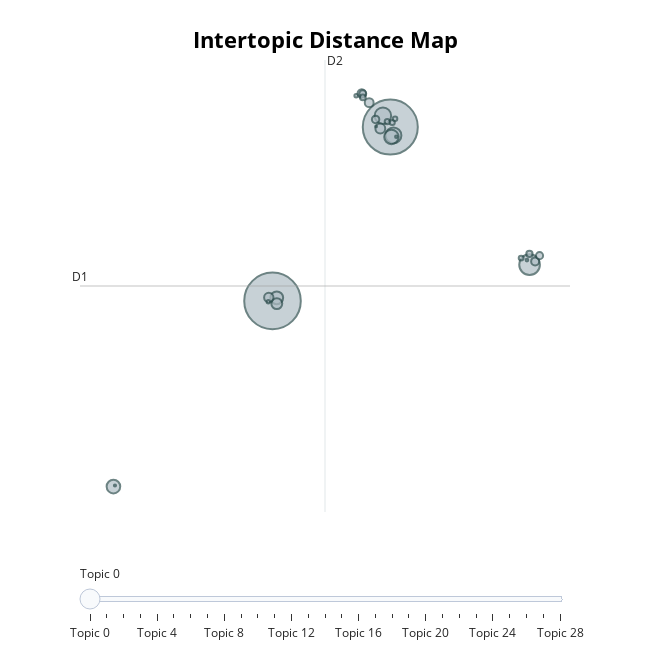

This figure's notebook cell:
### Code cell
topic_model = topic_model.reduce_topics(docs, nr_topics=30)
topic_model.visualize_topics()

### Figure 1 — Plotly figure (JSON) as saved in the notebook; plotly's stock layout.template omitted (floating-point values rounded to 4 significant figures)
{"data": [{"customdata": [[0, "like | one | bosses | enemies | get", 10984], [1, "good | best | hate | bad | yes", 10389], [2, "sun | praise | amana | shrine | curse", 1462], [3, "gud | git | gavlan | ez | gg", 934], [4, "love | ii | pain | sex | cry", 870], [5, "died | die | simulator | would | prepare", 716], [6, "de | que | jogo | el | la", 636], [7, "hitboxes | roll | stance | hit | hitbox", 561], [8, "elden | ring | better | play | like", 409], [9, "buy | skip | credits | money | refund", 334], [10, "adp | adaptability | level | stat | lvl", 298], [11, "poo | dogshit | dog | fart | pog", 271], [12, "hole | tongue | try | horse | finger", 240], [13, "seek | lest | bearer | bear | beyond", 221], [14, "peak | ii | hiking | answered | mountain", 188], [15, "iron | keep | hate | never | go", 174], [16, "goat | rat | goated | rats | pigs", 163], [17, "skeleton | give | hurrah | feet | message", 134], [18, "fatty | gut | sugar | cup | bowl", 118], [19, "dank | guess | chad | ok | alright", 91], [20, "trust | wary | lie | dont | lied", 88], [21, "frigid | outskirts | go | fuck | outskirtsi", 82], [22, "message | ahead | chest | wall | illusory", 70], [23, "fashion | swag | best | finest | tbh", 43], [24, "son | brought | father | spend | together", 40], [25, "john | ii | darkest | every | ket", 25], [26, "enjoyer | average | ii | bert | player", 20], [27, "spiel | nicht | das | ist | aber", 16], [28, "april | fools | joke | released | st", 11]], "hovertemplate": "<b>Topic %{customdata[0]}</b><br>%{customdata[1]}<br>Size: %{customdata[2]}", "legendgroup": "", "marker": {"color": "#B0BEC5", "line": {"color": "DarkSlateGrey", "width": 2}, "size": [10984, 10389, 1462, 934, 870, 716, 636, 561, 409, 334, 298, 271, 240, 221, 188, 174, 163, 134, 118, 91, 88, 82, 70, 43, 40, 25, 20, 16, 11], "sizemode": "area", "sizeref": 6.865, "symbol": "circle"}, "mode": "markers", "name": "", "orientation": "v", "showlegend": false, "type": "scatter", "x": [-3.571, 3.016, 10.81, 2.603, 3.192, 3.081, -12.47, -3.333, -3.331, 2.458, -3.78, 1.836, 1.418, 11.12, 2.195, 11.36, 1.478, 10.8, 1.481, 2.847, 3.128, 10.34, 3.284, 1.108, -3.807, 10.66, 3.352, -12.38, 2.223], "xaxis": "x", "y": [1.262, 14.85, 4.095, 15.74, 14.2, 14.08, -13.25, 1.504, 1.05, 14.74, 1.528, 16.76, 17.47, 4.349, 15.45, 4.799, 17.46, 4.931, 17.17, 15.27, 15.2, 4.604, 15.5, 17.3, 1.191, 4.45, 14.09, -13.17, 14.9], "yaxis": "y"}], "layout": {"annotations": [{"showarrow": false, "text": "D1", "x": -14.34, "y": 2.425, "yshift": 10}, {"showarrow": false, "text": "D2", "x": -0.6355, "xshift": 10, "y": 20.09}], "height": 650, "hoverlabel": {"bgcolor": "white", "font": {"family": "Rockwell", "size": 16}}, "legend": {"itemsizing": "constant", "tracegroupgap": 0}, "margin": {"t": 60}, "shapes": [{"line": {"color": "#CFD8DC", "width": 2}, "type": "line", "x0": -0.6355, "x1": -0.6355, "y0": -15.24, "y1": 20.09}, {"line": {"color": "#9E9E9E", "width": 2}, "type": "line", "x0": -14.34, "x1": 13.07, "y0": 2.425, "y1": 2.425}], "sliders": [{"active": 0, "pad": {"t": 50}, "steps": [{"args": [{"marker.color": [["red", "#B0BEC5", "#B0BEC5", "#B0BEC5", "#B0BEC5", "#B0BEC5", "#B0BEC5", "#B0BEC5", "#B0BEC5", "#B0BEC5", "#B0BEC5", "#B0BEC5", "#B0BEC5", "#B0BEC5", "#B0BEC5", "#B0BEC5", "#B0BEC5", "#B0BEC5", "#B0BEC5", "#B0BEC5", "#B0BEC5", "#B0BEC5", "#B0BEC5", "#B0BEC5", "#B0BEC5", "#B0BEC5", "#B0BEC5", "#B0BEC5", "#B0BEC5"]]}], "label": "Topic 0", "method": "update"}, {"args": [{"marker.color": [["#B0BEC5", "red", "#B0BEC5", "#B0BEC5", "#B0BEC5", "#B0BEC5", "#B0BEC5", "#B0BEC5", "#B0BEC5", "#B0BEC5", "#B0BEC5", "#B0BEC5", "#B0BEC5", "#B0BEC5", "#B0BEC5", "#B0BEC5", "#B0BEC5", "#B0BEC5", "#B0BEC5", "#B0BEC5", "#B0BEC5", "#B0BEC5", "#B0BEC5", "#B0BEC5", "#B0BEC5", "#B0BEC5", "#B0BEC5", "#B0BEC5", "#B0BEC5"]]}], "label": "Topic 1", "method": "update"}, {"args": [{"marker.color": [["#B0BEC5", "#B0BEC5", "red", "#B0BEC5", "#B0BEC5", "#B0BEC5", "#B0BEC5", "#B0BEC5", "#B0BEC5", "#B0BEC5", "#B0BEC5", "#B0BEC5", "#B0BEC5", "#B0BEC5", "#B0BEC5", "#B0BEC5", "#B0BEC5", "#B0BEC5", "#B0BEC5", "#B0BEC5", "#B0BEC5", "#B0BEC5", "#B0BEC5", "#B0BEC5", "#B0BEC5", "#B0BEC5", "#B0BEC5", "#B0BEC5", "#B0BEC5"]]}], "label": "Topic 2", "method": "update"}, {"args": [{"marker.color": [["#B0BEC5", "#B0BEC5", "#B0BEC5", "red", "#B0BEC5", "#B0BEC5", "#B0BEC5", "#B0BEC5", "#B0BEC5", "#B0BEC5", "#B0BEC5", "#B0BEC5", "#B0BEC5", "#B0BEC5", "#B0BEC5", "#B0BEC5", "#B0BEC5", "#B0BEC5", "#B0BEC5", "#B0BEC5", "#B0BEC5", "#B0BEC5", "#B0BEC5", "#B0BEC5", "#B0BEC5", "#B0BEC5", "#B0BEC5", "#B0BEC5", "#B0BEC5"]]}], "label": "Topic 3", "method": "update"}, {"args": [{"marker.color": [["#B0BEC5", "#B0BEC5", "#B0BEC5", "#B0BEC5", "red", "#B0BEC5", "#B0BEC5", "#B0BEC5", "#B0BEC5", "#B0BEC5", "#B0BEC5", "#B0BEC5", "#B0BEC5", "#B0BEC5", "#B0BEC5", "#B0BEC5", "#B0BEC5", "#B0BEC5", "#B0BEC5", "#B0BEC5", "#B0BEC5", "#B0BEC5", "#B0BEC5", "#B0BEC5", "#B0BEC5", "#B0BEC5", "#B0BEC5", "#B0BEC5", "#B0BEC5"]]}], "label": "Topic 4", "method": "update"}, {"args": [{"marker.color": [["#B0BEC5", "#B0BEC5", "#B0BEC5", "#B0BEC5", "#B0BEC5", "red", "#B0BEC5", "#B0BEC5", "#B0BEC5", "#B0BEC5", "#B0BEC5", "#B0BEC5", "#B0BEC5", "#B0BEC5", "#B0BEC5", "#B0BEC5", "#B0BEC5", "#B0BEC5", "#B0BEC5", "#B0BEC5", "#B0BEC5", "#B0BEC5", "#B0BEC5", "#B0BEC5", "#B0BEC5", "#B0BEC5", "#B0BEC5", "#B0BEC5", "#B0BEC5"]]}], "label": "Topic 5", "method": "update"}, {"args": [{"marker.color": [["#B0BEC5", "#B0BEC5", "#B0BEC5", "#B0BEC5", "#B0BEC5", "#B0BEC5", "red", "#B0BEC5", "#B0BEC5", "#B0BEC5", "#B0BEC5", "#B0BEC5", "#B0BEC5", "#B0BEC5", "#B0BEC5", "#B0BEC5", "#B0BEC5", "#B0BEC5", "#B0BEC5", "#B0BEC5", "#B0BEC5", "#B0BEC5", "#B0BEC5", "#B0BEC5", "#B0BEC5", "#B0BEC5", "#B0BEC5", "#B0BEC5", "#B0BEC5"]]}], "label": "Topic 6", "method": "update"}, {"args": [{"marker.color": [["#B0BEC5", "#B0BEC5", "#B0BEC5", "#B0BEC5", "#B0BEC5", "#B0BEC5", "#B0BEC5", "red", "#B0BEC5", "#B0BEC5", "#B0BEC5", "#B0BEC5", "#B0BEC5", "#B0BEC5", "#B0BEC5", "#B0BEC5", "#B0BEC5", "#B0BEC5", "#B0BEC5", "#B0BEC5", "#B0BEC5", "#B0BEC5", "#B0BEC5", "#B0BEC5", "#B0BEC5", "#B0BEC5", "#B0BEC5", "#B0BEC5", "#B0BEC5"]]}], "label": "Topic 7", "method": "update"}, {"args": [{"marker.color": [["#B0BEC5", "#B0BEC5", "#B0BEC5", "#B0BEC5", "#B0BEC5", "#B0BEC5", "#B0BEC5", "#B0BEC5", "red", "#B0BEC5", "#B0BEC5", "#B0BEC5", "#B0BEC5", "#B0BEC5", "#B0BEC5", "#B0BEC5", "#B0BEC5", "#B0BEC5", "#B0BEC5", "#B0BEC5", "#B0BEC5", "#B0BEC5", "#B0BEC5", "#B0BEC5", "#B0BEC5", "#B0BEC5", "#B0BEC5", "#B0BEC5", "#B0BEC5"]]}], "label": "Topic 8", "method": "update"}, {"args": [{"marker.color": [["#B0BEC5", "#B0BEC5", "#B0BEC5", "#B0BEC5", "#B0BEC5", "#B0BEC5", "#B0BEC5", "#B0BEC5", "#B0BEC5", "red", "#B0BEC5", "#B0BEC5", "#B0BEC5", "#B0BEC5", "#B0BEC5", "#B0BEC5", "#B0BEC5", "#B0BEC5", "#B0BEC5", "#B0BEC5", "#B0BEC5", "#B0BEC5", "#B0BEC5", "#B0BEC5", "#B0BEC5", "#B0BEC5", "#B0BEC5", "#B0BEC5", "#B0BEC5"]]}], "label": "Topic 9", "method": "update"}, {"args": [{"marker.color": [["#B0BEC5", "#B0BEC5", "#B0BEC5", "#B0BEC5", "#B0BEC5", "#B0BEC5", "#B0BEC5", "#B0BEC5", "#B0BEC5", "#B0BEC5", "red", "#B0BEC5", "#B0BEC5", "#B0BEC5", "#B0BEC5", "#B0BEC5", "#B0BEC5", "#B0BEC5", "#B0BEC5", "#B0BEC5", "#B0BEC5", "#B0BEC5", "#B0BEC5", "#B0BEC5", "#B0BEC5", "#B0BEC5", "#B0BEC5", "#B0BEC5", "#B0BEC5"]]}], "label": "Topic 10", "method": "update"}, {"args": [{"marker.color": [["#B0BEC5", "#B0BEC5", "#B0BEC5", "#B0BEC5", "#B0BEC5", "#B0BEC5", "#B0BEC5", "#B0BEC5", "#B0BEC5", "#B0BEC5", "#B0BEC5", "red", "#B0BEC5", "#B0BEC5", "#B0BEC5", "#B0BEC5", "#B0BEC5", "#B0BEC5", "#B0BEC5", "#B0BEC5", "#B0BEC5", "#B0BEC5", "#B0BEC5", "#B0BEC5", "#B0BEC5", "#B0BEC5", "#B0BEC5", "#B0BEC5", "#B0BEC5"]]}], "label": "Topic 11", "method": "update"}, {"args": [{"marker.color": [["#B0BEC5", "#B0BEC5", "#B0BEC5", "#B0BEC5", "#B0BEC5", "#B0BEC5", "#B0BEC5", "#B0BEC5", "#B0BEC5", "#B0BEC5", "#B0BEC5", "#B0BEC5", "red", "#B0BEC5", "#B0BEC5", "#B0BEC5", "#B0BEC5", "#B0BEC5", "#B0BEC5", "#B0BEC5", "#B0BEC5", "#B0BEC5", "#B0BEC5", "#B0BEC5", "#B0BEC5", "#B0BEC5", "#B0BEC5", "#B0BEC5", "#B0BEC5"]]}], "label": "Topic 12", "method": "update"}, {"args": [{"marker.color": [["#B0BEC5", "#B0BEC5", "#B0BEC5", "#B0BEC5", "#B0BEC5", "#B0BEC5", "#B0BEC5", "#B0BEC5", "#B0BEC5", "#B0BEC5", "#B0BEC5", "#B0BEC5", "#B0BEC5", "red", "#B0BEC5", "#B0BEC5", "#B0BEC5", "#B0BEC5", "#B0BEC5", "#B0BEC5", "#B0BEC5", "#B0BEC5", "#B0BEC5", "#B0BEC5", "#B0BEC5", "#B0BEC5", "#B0BEC5", "#B0BEC5", "#B0BEC5"]]}], "label": "Topic 13", "method": "update"}, {"args": [{"marker.color": [["#B0BEC5", "#B0BEC5", "#B0BEC5", "#B0BEC5", "#B0BEC5", "#B0BEC5", "#B0BEC5", "#B0BEC5", "#B0BEC5", "#B0BEC5", "#B0BEC5", "#B0BEC5", "#B0BEC5", "#B0BEC5", "red", "#B0BEC5", "#B0BEC5", "#B0BEC5", "#B0BEC5", "#B0BEC5", "#B0BEC5", "#B0BEC5", "#B0BEC5", "#B0BEC5", "#B0BEC5", "#B0BEC5", "#B0BEC5", "#B0BEC5", "#B0BEC5"]]}], "label": "Topic 14", "method": "update"}, {"args": [{"marker.color": [["#B0BEC5", "#B0BEC5", "#B0BEC5", "#B0BEC5", "#B0BEC5", "#B0BEC5", "#B0BEC5", "#B0BEC5", "#B0BEC5", "#B0BEC5", "#B0BEC5", "#B0BEC5", "#B0BEC5", "#B0BEC5", "#B0BEC5", "red", "#B0BEC5", "#B0BEC5", "#B0BEC5", "#B0BEC5", "#B0BEC5", "#B0BEC5", "#B0BEC5", "#B0BEC5", "#B0BEC5", "#B0BEC5", "#B0BEC5", "#B0BEC5", "#B0BEC5"]]}], "label": "Topic 15", "method": "update"}, {"args": [{"marker.color": [["#B0BEC5", "#B0BEC5", "#B0BEC5", "#B0BEC5", "#B0BEC5", "#B0BEC5", "#B0BEC5", "#B0BEC5", "#B0BEC5", "#B0BEC5", "#B0BEC5", "#B0BEC5", "#B0BEC5", "#B0BEC5", "#B0BEC5", "#B0BEC5", "red", "#B0BEC5", "#B0BEC5", "#B0BEC5", "#B0BEC5", "#B0BEC5", "#B0BEC5", "#B0BEC5", "#B0BEC5", "#B0BEC5", "#B0BEC5", "#B0BEC5", "#B0BEC5"]]}], "label": "Topic 16", "method": "update"}, {"args": [{"marker.color": [["#B0BEC5", "#B0BEC5", "#B0BEC5", "#B0BEC5", "#B0BEC5", "#B0BEC5", "#B0BEC5", "#B0BEC5", "#B0BEC5", "#B0BEC5", "#B0BEC5", "#B0BEC5", "#B0BEC5", "#B0BEC5", "#B0BEC5", "#B0BEC5", "#B0BEC5", "red", "#B0BEC5", "#B0BEC5", "#B0BEC5", "#B0BEC5", "#B0BEC5", "#B0BEC5", "#B0BEC5", "#B0BEC5", "#B0BEC5", "#B0BEC5", "#B0BEC5"]]}], "label": "Topic 17", "method": "update"}, {"args": [{"marker.color": [["#B0BEC5", "#B0BEC5", "#B0BEC5", "#B0BEC5", "#B0BEC5", "#B0BEC5", "#B0BEC5", "#B0BEC5", "#B0BEC5", "#B0BEC5", "#B0BEC5", "#B0BEC5", "#B0BEC5", "#B0BEC5", "#B0BEC5", "#B0BEC5", "#B0BEC5", "#B0BEC5", "red", "#B0BEC5", "#B0BEC5", "#B0BEC5", "#B0BEC5", "#B0BEC5", "#B0BEC5", "#B0BEC5", "#B0BEC5", "#B0BEC5", "#B0BEC5"]]}], "label": "Topic 18", "method": "update"}, {"args": [{"marker.color": [["#B0BEC5", "#B0BEC5", "#B0BEC5", "#B0BEC5", "#B0BEC5", "#B0BEC5", "#B0BEC5", "#B0BEC5", "#B0BEC5", "#B0BEC5", "#B0BEC5", "#B0BEC5", "#B0BEC5", "#B0BEC5", "#B0BEC5", "#B0BEC5", "#B0BEC5", "#B0BEC5", "#B0BEC5", "red", "#B0BEC5", "#B0BEC5", "#B0BEC5", "#B0BEC5", "#B0BEC5", "#B0BEC5", "#B0BEC5", "#B0BEC5", "#B0BEC5"]]}], "label": "Topic 19", "method": "update"}, {"args": [{"marker.color": [["#B0BEC5", "#B0BEC5", "#B0BEC5", "#B0BEC5", "#B0BEC5", "#B0BEC5", "#B0BEC5", "#B0BEC5", "#B0BEC5", "#B0BEC5", "#B0BEC5", "#B0BEC5", "#B0BEC5", "#B0BEC5", "#B0BEC5", "#B0BEC5", "#B0BEC5", "#B0BEC5", "#B0BEC5", "#B0BEC5", "red", "#B0BEC5", "#B0BEC5", "#B0BEC5", "#B0BEC5", "#B0BEC5", "#B0BEC5", "#B0BEC5", "#B0BEC5"]]}], "label": "Topic 20", "method": "update"}, {"args": [{"marker.color": [["#B0BEC5", "#B0BEC5", "#B0BEC5", "#B0BEC5", "#B0BEC5", "#B0BEC5", "#B0BEC5", "#B0BEC5", "#B0BEC5", "#B0BEC5", "#B0BEC5", "#B0BEC5", "#B0BEC5", "#B0BEC5", "#B0BEC5", "#B0BEC5", "#B0BEC5", "#B0BEC5", "#B0BEC5", "#B0BEC5", "#B0BEC5", "red", "#B0BEC5", "#B0BEC5", "#B0BEC5", "#B0BEC5", "#B0BEC5", "#B0BEC5", "#B0BEC5"]]}], "label": "Topic 21", "method": "update"}, {"args": [{"marker.color": [["#B0BEC5", "#B0BEC5", "#B0BEC5", "#B0BEC5", "#B0BEC5", "#B0BEC5", "#B0BEC5", "#B0BEC5", "#B0BEC5", "#B0BEC5", "#B0BEC5", "#B0BEC5", "#B0BEC5", "#B0BEC5", "#B0BEC5", "#B0BEC5", "#B0BEC5", "#B0BEC5", "#B0BEC5", "#B0BEC5", "#B0BEC5", "#B0BEC5", "red", "#B0BEC5", "#B0BEC5", "#B0BEC5", "#B0BEC5", "#B0BEC5", "#B0BEC5"]]}], "label": "Topic 22", "method": "update"}, {"args": [{"marker.color": [["#B0BEC5", "#B0BEC5", "#B0BEC5", "#B0BEC5", "#B0BEC5", "#B0BEC5", "#B0BEC5", "#B0BEC5", "#B0BEC5", "#B0BEC5", "#B0BEC5", "#B0BEC5", "#B0BEC5", "#B0BEC5", "#B0BEC5", "#B0BEC5", "#B0BEC5", "#B0BEC5", "#B0BEC5", "#B0BEC5", "#B0BEC5", "#B0BEC5", "#B0BEC5", "red", "#B0BEC5", "#B0BEC5", "#B0BEC5", "#B0BEC5", "#B0BEC5"]]}], "label": "Topic 23", "method": "update"}, {"args": [{"marker.color": [["#B0BEC5", "#B0BEC5", "#B0BEC5", "#B0BEC5", "#B0BEC5", "#B0BEC5", "#B0BEC5", "#B0BEC5", "#B0BEC5", "#B0BEC5", "#B0BEC5", "#B0BEC5", "#B0BEC5", "#B0BEC5", "#B0BEC5", "#B0BEC5", "#B0BEC5", "#B0BEC5", "#B0BEC5", "#B0BEC5", "#B0BEC5", "#B0BEC5", "#B0BEC5", "#B0BEC5", "red", "#B0BEC5", "#B0BEC5", "#B0BEC5", "#B0BEC5"]]}], "label": "Topic 24", "method": "update"}, {"args": [{"marker.color": [["#B0BEC5", "#B0BEC5", "#B0BEC5", "#B0BEC5", "#B0BEC5", "#B0BEC5", "#B0BEC5", "#B0BEC5", "#B0BEC5", "#B0BEC5", "#B0BEC5", "#B0BEC5", "#B0BEC5", "#B0BEC5", "#B0BEC5", "#B0BEC5", "#B0BEC5", "#B0BEC5", "#B0BEC5", "#B0BEC5", "#B0BEC5", "#B0BEC5", "#B0BEC5", "#B0BEC5", "#B0BEC5", "red", "#B0BEC5", "#B0BEC5", "#B0BEC5"]]}], "label": "Topic 25", "method": "update"}, {"args": [{"marker.color": [["#B0BEC5", "#B0BEC5", "#B0BEC5", "#B0BEC5", "#B0BEC5", "#B0BEC5", "#B0BEC5", "#B0BEC5", "#B0BEC5", "#B0BEC5", "#B0BEC5", "#B0BEC5", "#B0BEC5", "#B0BEC5", "#B0BEC5", "#B0BEC5", "#B0BEC5", "#B0BEC5", "#B0BEC5", "#B0BEC5", "#B0BEC5", "#B0BEC5", "#B0BEC5", "#B0BEC5", "#B0BEC5", "#B0BEC5", "red", "#B0BEC5", "#B0BEC5"]]}], "label": "Topic 26", "method": "update"}, {"args": [{"marker.color": [["#B0BEC5", "#B0BEC5", "#B0BEC5", "#B0BEC5", "#B0BEC5", "#B0BEC5", "#B0BEC5", "#B0BEC5", "#B0BEC5", "#B0BEC5", "#B0BEC5", "#B0BEC5", "#B0BEC5", "#B0BEC5", "#B0BEC5", "#B0BEC5", "#B0BEC5", "#B0BEC5", "#B0BEC5", "#B0BEC5", "#B0BEC5", "#B0BEC5", "#B0BEC5", "#B0BEC5", "#B0BEC5", "#B0BEC5", "#B0BEC5", "red", "#B0BEC5"]]}], "label": "Topic 27", "method": "update"}, {"args": [{"marker.color": [["#B0BEC5", "#B0BEC5", "#B0BEC5", "#B0BEC5", "#B0BEC5", "#B0BEC5", "#B0BEC5", "#B0BEC5", "#B0BEC5", "#B0BEC5", "#B0BEC5", "#B0BEC5", "#B0BEC5", "#B0BEC5", "#B0BEC5", "#B0BEC5", "#B0BEC5", "#B0BEC5", "#B0BEC5", "#B0BEC5", "#B0BEC5", "#B0BEC5", "#B0BEC5", "#B0BEC5", "#B0BEC5", "#B0BEC5", "#B0BEC5", "#B0BEC5", "red"]]}], "label": "Topic 28", "method": "update"}]}], "title": {"font": {"color": "Black", "size": 22}, "text": "<b>Intertopic Distance Map</b>", "x": 0.5, "xanchor": "center", "y": 0.95, "yanchor": "top"}, "width": 650, "xaxis": {"anchor": "y", "domain": [0, 1], "range": [-14.34, 13.07], "title": {"text": ""}, "visible": false}, "yaxis": {"anchor": "x", "domain": [0, 1], "range": [-15.24, 20.09], "title": {"text": ""}, "visible": false}}}
